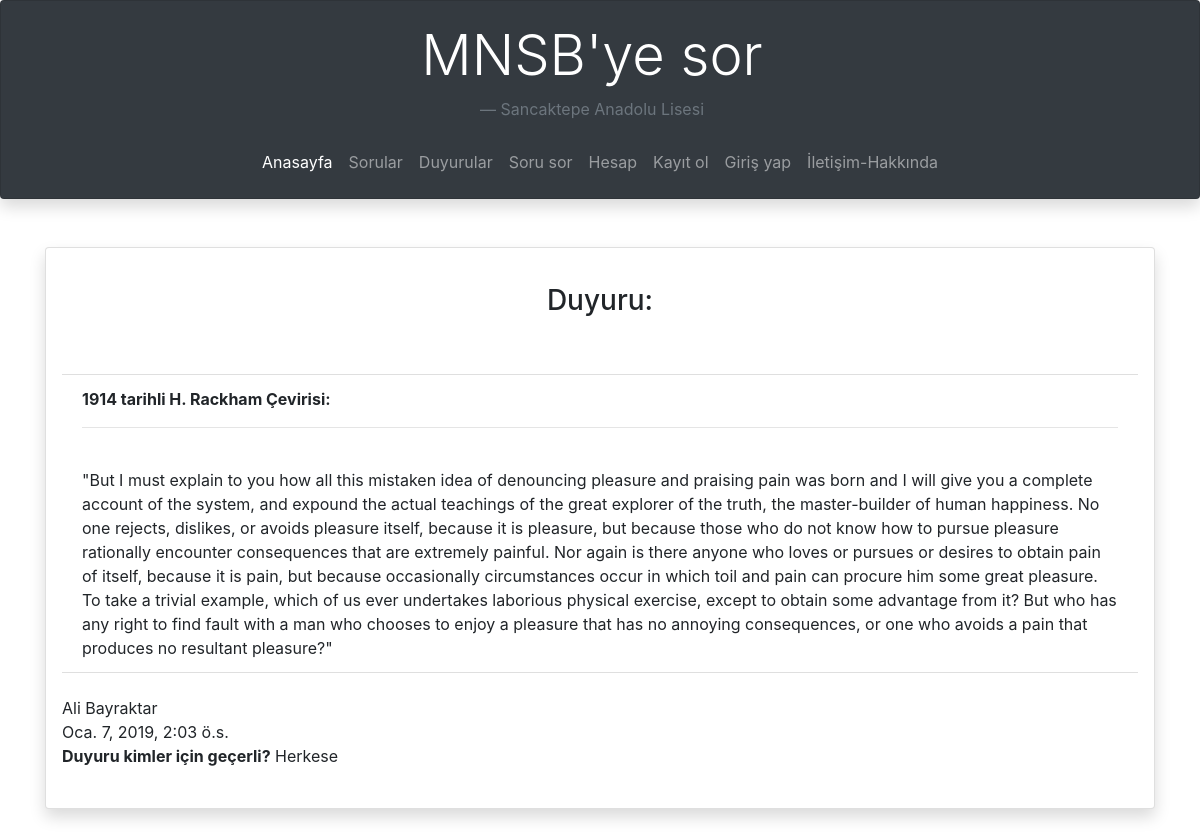
The app's page /17/duyuru/ with its own data.
### sorumvaruygulama/models.py (models this page shows, shortened)
class duyurular(models.Model):
    isim=models.CharField(max_length=10)
    soyisim=models.CharField(max_length=15)
    baslik = models.CharField(max_length=100)
    duyuru=models.CharField(max_length=5000)
    publishing_date=models.DateTimeField(auto_now_add=True)
    duyuru_sinif=models.CharField(max_length=50,null=True)
    resim=models.FileField(blank=True,null=True)
    class Meta:
        ordering=['-publishing_date']

### sorumvaruygulama/views.py (the view)
# urls.py: url(r'^(?P<id>\d+)/duyuru/$',views.duyurudetay,name='duyurudetay'),
def duyurudetay(request,id):
    duyuru=duyurular.objects.get(id=id)
    return render(request,'duyurudetay.html',{'duyuru':duyuru})

### templates/duyurudetay.html (shortened to what this page needs)
{%extends 'base.html'%}
{%block body%}
 <div class="container">
    <div class="row">
        <div class="col-md-12 col-sm-12 col-xs-12">
            <div class="card shadow p-3 mb-5  rounded">
              <div class="card-body">
                <h3 class="card-title" style="text-align:center">Duyuru:</h3>
              </div>
              <ul class="list-group list-group-flush"><br/>
                <li class="list-group-item"><strong>{{duyuru.baslik}}: </strong><hr/>
                    <br/>{{duyuru.duyuru}}</li><br/>
              </ul>
                {{duyuru.isim}} {{duyuru.soyisim}}
                <br/>
          {{duyuru.publishing_date}}
                    <br/>
          <a><strong>Duyuru kimler için geçerli?</strong> {{duyuru.duyuru_sinif}}</a><br/>
            </div>
        </div>
    </div>
</div>
{%endblock%}

### templates/base.html (shortened to what this page needs)
<!DOCTYPE html>
<html lang="en">
<head>
        <link rel="stylesheet" href="/static/css/bootstrap.min.css">
</head>
<body>
        {%include 'header.html'%}
        {% block body%}
        {% endblock %}
</body>
</html>

### templates/header.html (shortened to what this page needs)
<nav class="navbar navbar-expand-lg navbar-dark bg-dark card shadow p-3 mb-5  rounded ">
    <a class="navbar-brand" href="{% url 'anasayfa' %}">
        <blockquote class="blockquote">
        <h1 class="display-4" style="text-align:center">MNSB'ye sor</h1>
         <footer class="blockquote-footer" style="text-align:center">Sancaktepe Anadolu Lisesi <cite title="Source Title"></cite></footer>
        </blockquote>
    </a>
    <div class="collapse navbar-collapse" id="navbarNavAltMarkup">
        <div class="navbar-nav">
            <a class="nav-item nav-link active text_white" href="{% url 'anasayfa' %}">Anasayfa<span class="sr-only">(current)</span> </a>
            <a class="nav-item nav-link text_white" href="{% url 'sorular' %}">Sorular</a>
            <a class="nav-item nav-link text_white" href="{% url 'duyurular' %}">Duyurular</a>
            <a class="nav-item nav-link text_white" href="{% url 'sorusor' %}">Soru sor</a>
            <a class="nav-item nav-link text_white" href="{% url 'hesap' %}">Hesap</a>
            <a class="nav-item nav-link text_white" href="{% url 'kayitol' %}">Kayıt ol</a>
            <a class="nav-item nav-link text_white" href="{% url 'girisyap' %}">Giriş yap</a>
            <a class="nav-item nav-link text_white" href="{% url 'iletisim' %}">İletişim-Hakkında</a>
        </div>
    </div>
</nav>

### records on screen
duyurular: baslik "1914 tarihli H. Rackham Çevirisi", duyuru "\"But I must explain to you how all this mistaken idea of denouncing pleasure and praising pain was born and I will give you a complete account of the system, and expound the actual teachings of the great explorer of the truth, the master-builder of human happiness. No one rejects, dislikes, or avoids pleasure itself, because it is pleasure, but because those who do not know how to pursue pleasure rationally encounter consequences that are extremely painful. Nor again is there anyone who loves or pursues or desires to obtain pain of itself, because it is pain, but because occasionally circumstances occur in which toil and pain can procure him some great pleasure. To take a trivial example,…", isim "Ali", soyisim "Bayraktar", publishing_date "Oca. 7, 2019, 2:03 ö.s.", duyuru_sinif "Herkese"
